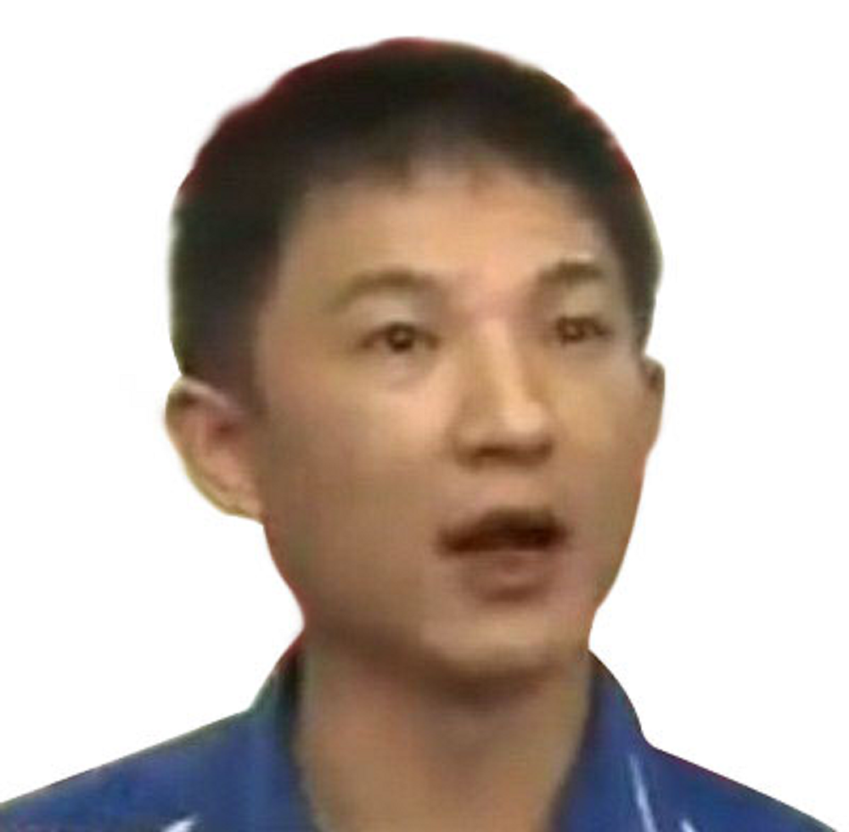
#> input picture image/ahwei.png, 849 x 832 px, shrunk from 1000 x 980 before the run; its folder holds only this picture in this run
$ python produce_csv.py
#> lines starting #> are read from the running program, lines starting #| are printed output that depends on the picture; after the words box and inside, x2 and y2 are one past the last pixel; in counts of white or black regions, pixels touching at a corner belong together
import numpy as np
import cv2
import csv
import sys
import os

# open setting csv to record the images
setting_file = open('setting.csv', 'w')
setting_writer = csv.writer(setting_file)
setting_file2 = open('setting2.csv', 'w')
setting_writer2 = csv.writer(setting_file2)

# iterate all images
for filename in os.listdir("./image"):
    if(filename[-4:] != ".jpg" and filename[-4:] != ".png"):
        continue
    with open(os.path.join("./image", filename), 'r') as f:
        # read img
        print("opening " + filename)
        img = cv2.imread("./image/" + filename)
#> img is the input picture: shape (832, 849, 3); mean B, G, R 168.6, 177.4, 190.3

        # turn gray
        gray_img = cv2.cvtColor(img, cv2.COLOR_BGR2GRAY)
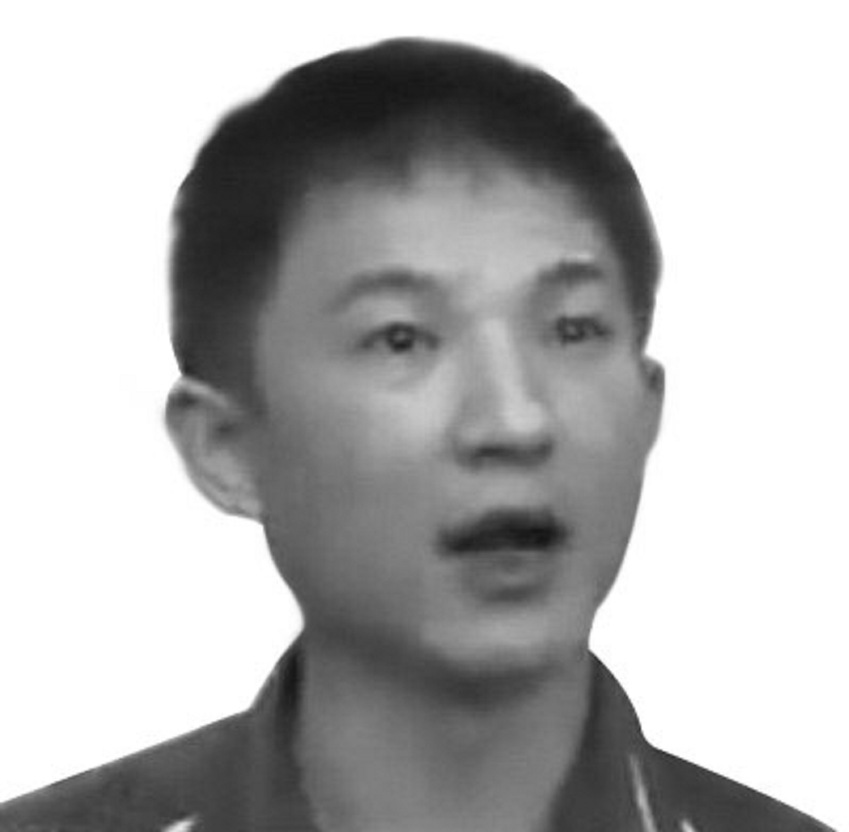
#> gray_img: shape (832, 849); min 19, max 255, mean 180.3

        # turn blur
        blur_img = cv2.GaussianBlur(gray_img, (11, 11), 0)

        # Edge detection
        edges = cv2.Canny(blur_img, 20, 30)
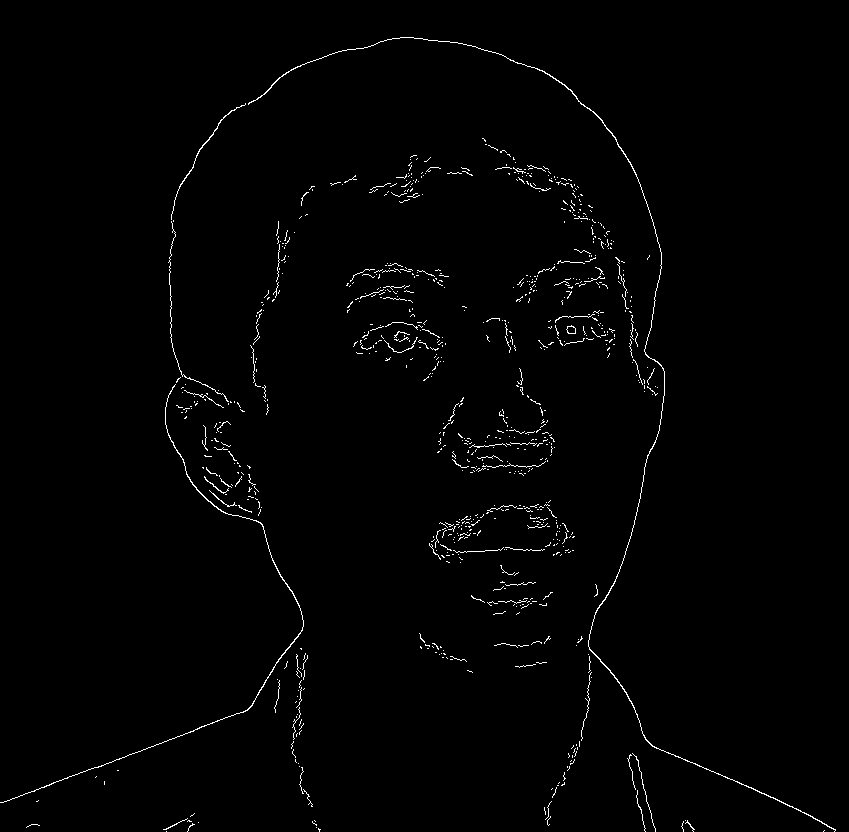
#> edges: shape (832, 849); 1.1% white in thin lines or dots

        # thicken the edges
        kernel = cv2.getStructuringElement(cv2.MORPH_RECT, (3,3))
        edges = cv2.dilate(edges, kernel, iterations=1)
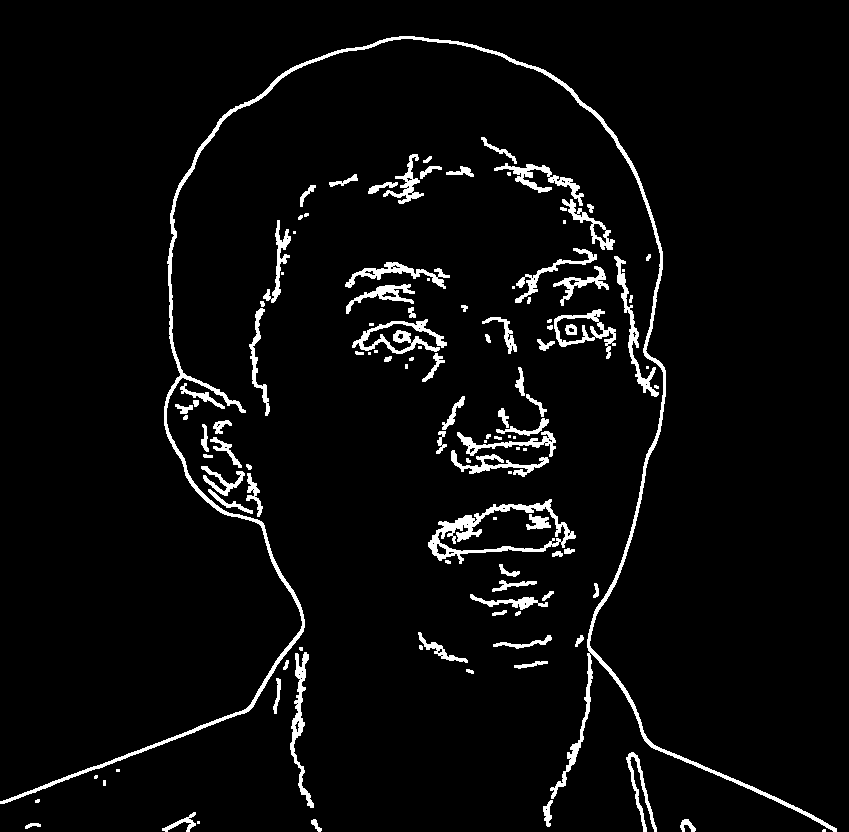
#> edges: shape (832, 849); 4.4% white; 118 white regions (33 under 20 px), largest, box (x1, y1, x2, y2) and area: (0, 36, 837, 832) 9401, (428, 499, 576, 564) 2143, (352, 319, 447, 354) 1111

        # write img
        #cv2.imwrite("image/_" + filename, edges)

        # transfer coordinates to csv
        indices = np.where(edges != [0])
#> indices = 30884 positions, rows 36 to 831, columns 0 to 836

        # shuffle the order of coordinate
        lst = list(range(len(indices[0])))
#> lst = 30884 items
        np.random.shuffle(lst)

        # csv name
        new_file_name = filename[:-4]
        print("writing " + new_file_name + ".csv")

        # open input csv
        file = open('csv/'+ new_file_name+'.csv', 'w')
        writer = csv.writer(file)

        # img setting into csv
        h, w = edges.shape
#> h = 832; w = 849
        width_height = [int(w),int(h)]
#> width_height = [849, 832]
        data = width_height
#> data = [849, 832]
        writer.writerow(data)

        # img coordinate into csv
        for i in lst:
            data = [indices[0][i], indices[1][i]]
            bgr = img[int(indices[0][i]), int(indices[1][i])]
            data.append(bgr[0])
            data.append(bgr[1])
            data.append(bgr[2])
            writer.writerow(data)
#> this loop made 30884 passes
#> (i, bgr) on passes 1 to 3: (26499, [66, 64, 50]), (15771, [63, 79, 125]), (30650, [159, 113, 96])
        file.close()

        # adding image and songs to setting.csv
        count = 0
        data = [filename[:-4]]
#> (the run stopped early here; a loop or call above may not have finished)

$ run again, on image/teacher.png
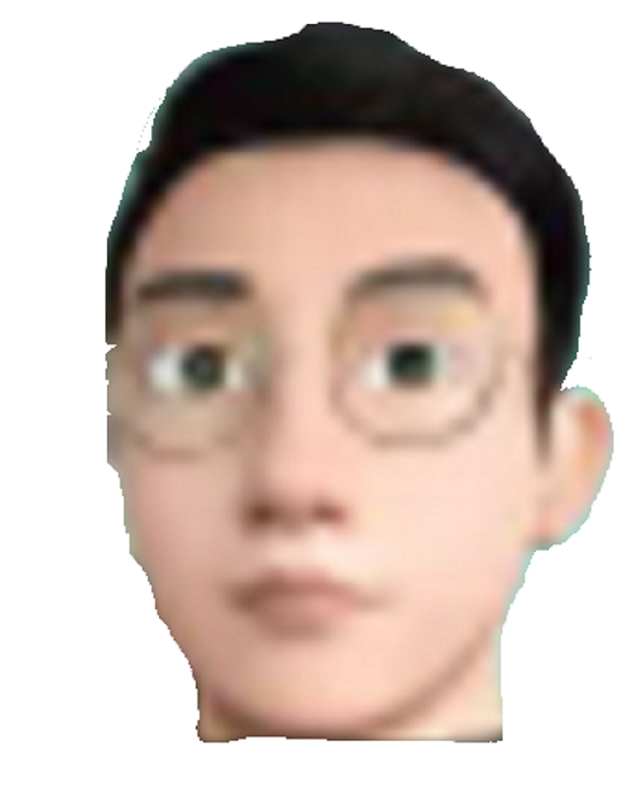
#> input picture image/teacher.png, 632 x 800 px
#> img is the input picture: shape (800, 632, 3); mean B, G, R 183.5, 192.4, 210
#> `edges = cv2.Canny(blur_img, 20, 30)`:
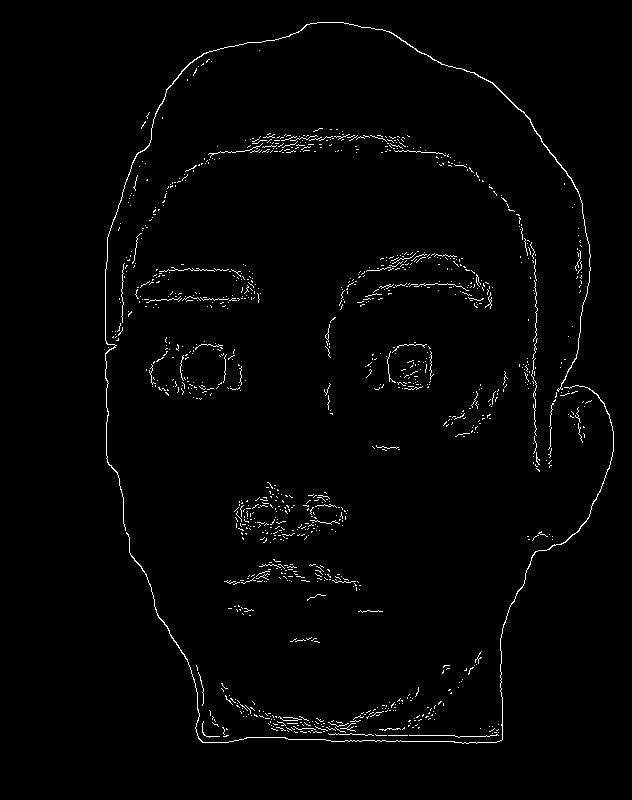
#> edges: shape (800, 632); 1.6% white in thin lines or dots, all inside (x1, y1, x2, y2) = (105, 22, 614, 744)
#> `edges = cv2.dilate(edges, kernel, iterations=1)`:
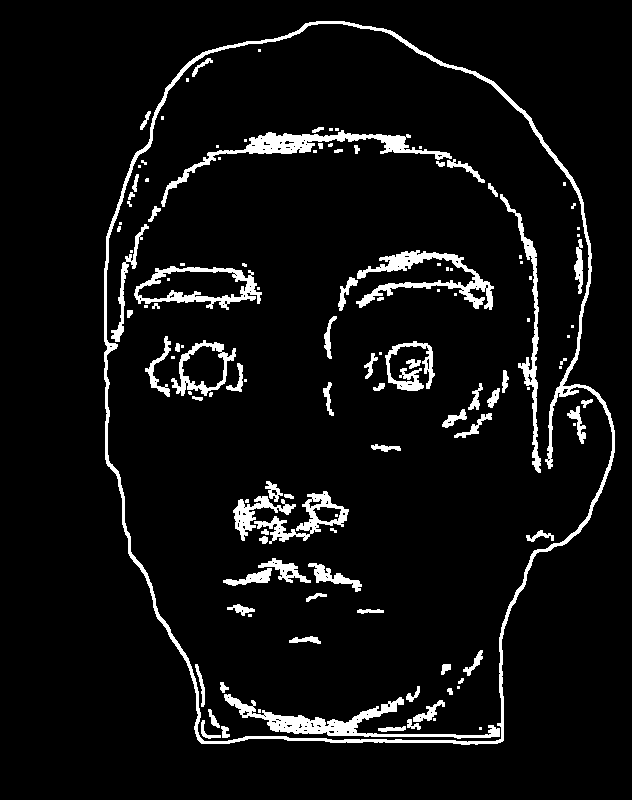
#> edges: shape (800, 632); 6.3% white; 126 white regions (53 under 20 px), largest, box (x1, y1, x2, y2) and area: (104, 21, 615, 745) 8016, (224, 694, 500, 739) 2686, (161, 130, 452, 207) 2676
#> indices = 31711 positions, rows 21 to 744, columns 104 to 614
#> lst = 31711 items
#> the loop `for i in lst:` made 31711 passes
#> (i, bgr) on passes 1 to 3: (3030, [78, 92, 108]), (19230, [150, 179, 226]), (11360, [64, 80, 103])
